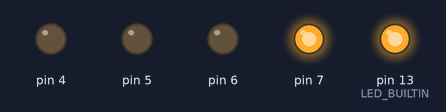
Recording of a sketch running on a simulated Arduino Uno, built with avr-gcc and run on an emulated ATmega328P. Parts: output pins drawn as LEDs (lit = HIGH).

Above: at 0.1 s.
At 5.1 s:
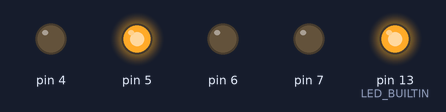
At 9.1 s:
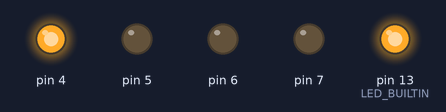
At 18.1 s:
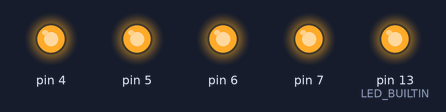
At 28.1 s:
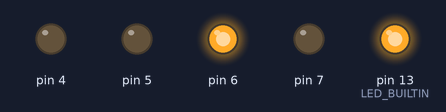
At 39.1 s:
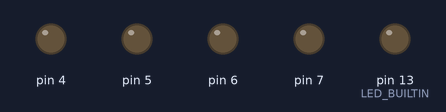
Timing chart, 0 to 40.0 s (numbered marks = the images above):
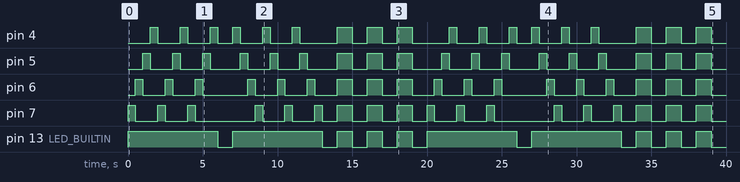

Measured:
- by itself, pin 4: LOW → HIGH at 1.5 s, → LOW 0.50 s later, → HIGH 1.5 s later, → LOW 0.50 s later, … (36 changes in this stretch)
- by itself, pin 5: LOW → HIGH at 1.0 s, → LOW 0.50 s later, → HIGH 1.5 s later, → LOW 0.50 s later, … (36 changes in this stretch)
- by itself, pin 6: LOW → HIGH at 0.50 s, → LOW 0.50 s later, → HIGH 1.5 s later, → LOW 0.50 s later, … (36 changes in this stretch)
- by itself, pin 7: LOW → HIGH at 0.00 s, → LOW 0.50 s later, → HIGH 1.5 s later, → LOW 0.50 s later, … (36 changes in this stretch)
- by itself, pin 13 (LED_BUILTIN): LOW → HIGH at 0.00 s, → LOW 6.0 s later, → HIGH 1.0 s later, → LOW 6.0 s later, … (20 changes in this stretch)

The sketch:

teste_de_padr_es_em_luzes1.ino
```cpp
// C++ code
//
int counter;

int counter2;

int counter3;

void setup()
{
  pinMode(LED_BUILTIN, OUTPUT);
  pinMode(4, OUTPUT);
  pinMode(7, OUTPUT);
  pinMode(6, OUTPUT);
  pinMode(5, OUTPUT);
}

void loop()
{
  digitalWrite(LED_BUILTIN, HIGH);
  for (counter = 0; counter < 3; ++counter) {
    digitalWrite(4, LOW);
    digitalWrite(7, HIGH);
    delay(500); // Wait for 500 millisecond(s)
    digitalWrite(7, LOW);
    digitalWrite(6, HIGH);
    delay(500); // Wait for 500 millisecond(s)
    digitalWrite(6, LOW);
    digitalWrite(5, HIGH);
    delay(500); // Wait for 500 millisecond(s)
    digitalWrite(5, LOW);
    digitalWrite(4, HIGH);
    delay(500); // Wait for 500 millisecond(s)
  }
  digitalWrite(4, LOW);
  digitalWrite(LED_BUILTIN, LOW);
  delay(1000); // Wait for 1000 millisecond(s)
  digitalWrite(LED_BUILTIN, HIGH);
  for (counter2 = 0; counter2 < 3; ++counter2) {
    digitalWrite(7, LOW);
    digitalWrite(4, HIGH);
    delay(500); // Wait for 500 millisecond(s)
    digitalWrite(4, LOW);
    digitalWrite(5, HIGH);
    delay(500); // Wait for 500 millisecond(s)
    digitalWrite(5, LOW);
    digitalWrite(6, HIGH);
    delay(500); // Wait for 500 millisecond(s)
    digitalWrite(6, LOW);
    digitalWrite(7, HIGH);
    delay(500); // Wait for 500 millisecond(s)
  }
  digitalWrite(7, LOW);
  digitalWrite(LED_BUILTIN, LOW);
  delay(1000); // Wait for 1000 millisecond(s)
  for (counter3 = 0; counter3 < 3; ++counter3) {
    digitalWrite(LED_BUILTIN, HIGH);
    digitalWrite(4, HIGH);
    digitalWrite(5, HIGH);
    digitalWrite(6, HIGH);
    digitalWrite(7, HIGH);
    delay(1000); // Wait for 1000 millisecond(s)
    digitalWrite(4, LOW);
    digitalWrite(5, LOW);
    digitalWrite(6, LOW);
    digitalWrite(7, LOW);
    digitalWrite(LED_BUILTIN, LOW);
    delay(1000); // Wait for 1000 millisecond(s)
  }
}
```
